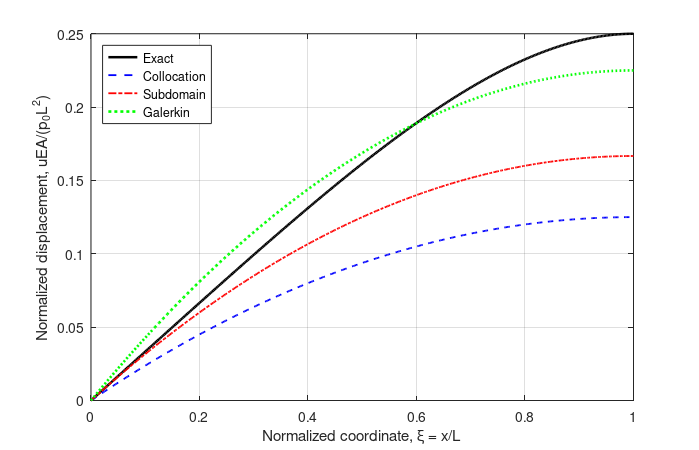
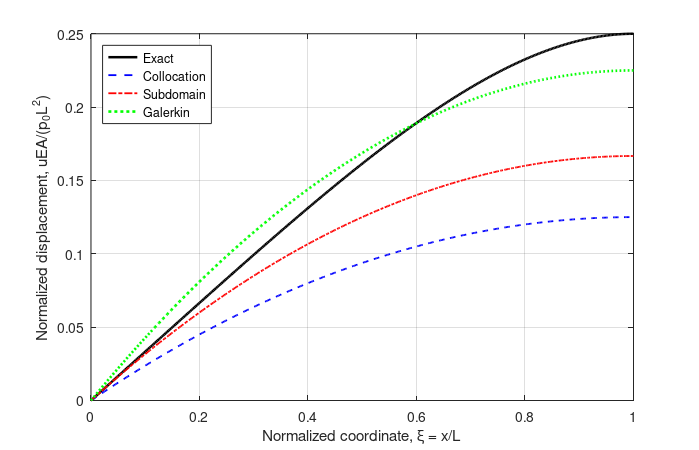

MATLAB code for these plots, in order:
% weighted_residual_comparison.m
% One-term weighted residual approximation for an axially loaded bar
% (Chapter 2 — Weighted Residual Methods)

clear; clc; close all;

%% Problem parameters
L  = 1.0;        % bar length [m]
E  = 210e9;      % Young's modulus [Pa]
A  = 1.0e-4;     % cross-sectional area [m^2]
p0 = 1.0e4;      % load intensity scale [N/m]
EA = E*A;        % axial stiffness [N]

%% Method coefficients for u_tilde = a*(xi^2 - 2*xi)
a_col = -p0*L^2/(8*EA);       % collocation at xi = 1/2
a_sub = -p0*L^2/(6*EA);       % one subdomain over [0,L]
a_gal = -9*p0*L^2/(40*EA);    % Galerkin weighting

methodNames = {'Collocation'; 'Subdomain'; 'Galerkin'};
aValues = [a_col; a_sub; a_gal];
tipValues = -aValues;         % xi=1 gives u_tilde(L) = -a

%% Exact tip displacement and percent error
uTipExact = p0*L^2/(4*EA);
percentError = abs(tipValues - uTipExact)/uTipExact * 100;

fprintf('Weighted residual comparison for axial bar\n');
fprintf('L = %.3f m, EA = %.4e N, p0 = %.4e N/m\n\n', L, EA, p0);
fprintf('%-14s %14s %18s %12s\n', ...
        'Method', 'a [m]', 'u_tilde(L) [m]', 'Error [%]');
fprintf('%s\n', repmat('-', 1, 62));

for i = 1:numel(methodNames)
    fprintf('%-14s %14.6e %18.6e %12.3f\n', ...
        methodNames{i}, aValues(i), tipValues(i), percentError(i));
end
fprintf('%-14s %14s %18.6e %12.3f\n', 'Exact', '--', uTipExact, 0);

%% Normalized displacement curves
xi = linspace(0, 1, 400);
phi = xi.^2 - 2*xi;

u_col_norm = -(1/8)  * phi;
u_sub_norm = -(1/6)  * phi;
u_gal_norm = -(9/40) * phi;
u_exact_norm = xi/3 - xi.^4/12;

figFile = figure('Name','Weighted Residual Comparison','Color','w', ...
                 'Units','inches','Position',[1 1 7 4.5]);
plot(xi, u_exact_norm, 'k-',  'LineWidth', 1.8); hold on;
plot(xi, u_col_norm,   'b--', 'LineWidth', 1.3);
plot(xi, u_sub_norm,   'r-.', 'LineWidth', 1.3);
plot(xi, u_gal_norm,   'g:',  'LineWidth', 1.9);
grid on; box on;
xlabel('Normalized coordinate, \xi = x/L');
ylabel('Normalized displacement, uEA/(p_0L^2)');
legend('Exact', 'Collocation', 'Subdomain', 'Galerkin', ...
       'Location', 'northwest');

%% Save the figure into ../figures/  (PDF for LaTeX, PNG for previewing)
thisFile = mfilename('fullpath');
[here, ~, ~] = fileparts(thisFile);
figDir = fullfile(here, '..', 'figures');
if ~exist(figDir, 'dir'), mkdir(figDir); end

set(figFile, 'PaperPositionMode', 'auto');
exportgraphics(figFile, fullfile(figDir, 'weighted_residual_comparison.pdf'), ...
               'ContentType', 'vector');
exportgraphics(figFile, fullfile(figDir, 'weighted_residual_comparison.png'), ...
               'Resolution', 300);

fprintf('\nFigure saved to %s\n', figDir);
